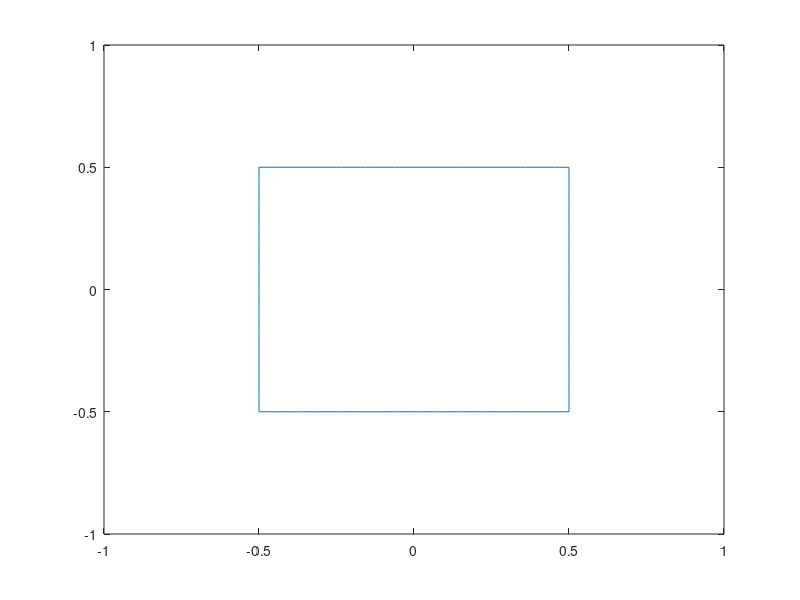

Source code (MATLAB):
clear all
close all
clc

Vf = fopen('square.run','w');

a=1;
ns=256;
l=4*a;
n=256+1;dn=(n-1)/8;

xs0=zeros(n,1);
ys0=zeros(n,1);
curv=zeros(n,1);
alfa=zeros(n,1);

dx=l/ns;


for i=1:dn+1
    xs0(i)=a/2;
    ys0(i)=(i-1)*dx;
end
for i=dn+2:3*dn+1
    xs0(i)=a/2-(i-dn-1)*dx;
    ys0(i)=a/2;
end
for i=3*dn+2:5*dn+1
    xs0(i)=-a/2;
    ys0(i)=a/2-(i-3*dn-1)*dx;
end
for i=5*dn+2:7*dn+1
    xs0(i)=-a/2+(i-5*dn-1)*dx;
    ys0(i)=-a/2;
end
for i=7*dn+2:n
    xs0(i)=a/2;
    ys0(i)=-a/2+(i-7*dn-1)*dx;
end

plot(xs0,ys0);
axis([-1 1 -1 1])
fprintf(Vf,'xs0\t ys0\t curv\t\n');
for i=1:n
    fprintf(Vf,'%16.12f %16.12f %16.12f\n',xs0(i),ys0(i),curv(i));
end

fclose(Vf);
